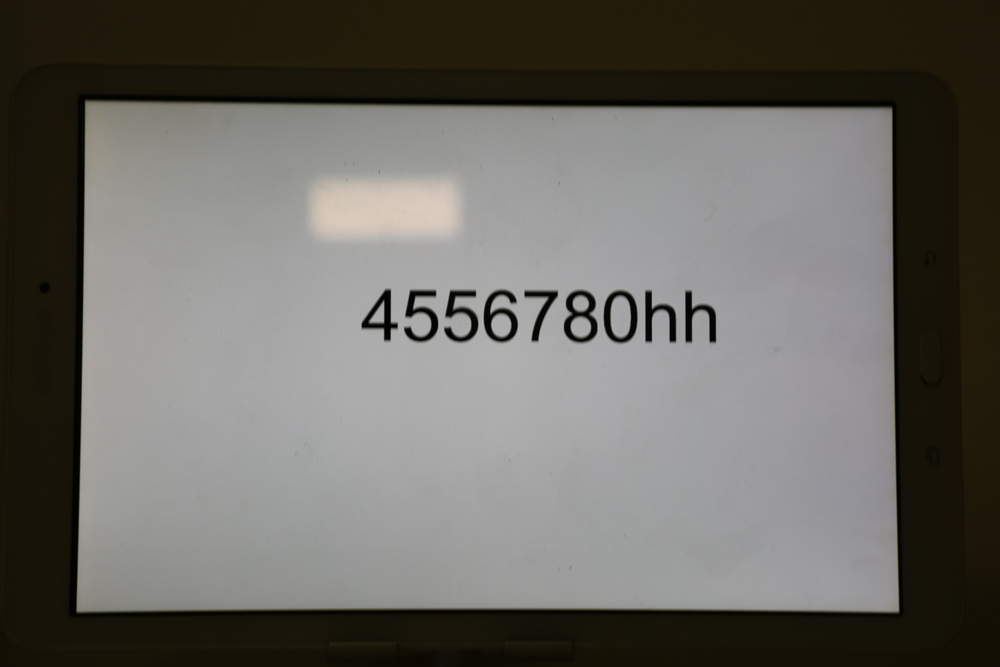
#> input picture todo/HD4A8925-7.jpg, 1000 x 667 px
$ python main.py
#> lines starting #> are read from the running program, lines starting #| are printed output that depends on the picture; after the words box and inside, x2 and y2 are one past the last pixel; in counts of white or black regions, pixels touching at a corner belong together
### convolution.py
#!bin/python

from PIL import Image, ImageEnhance, ImageFilter
import cv2
import os
import numpy as np

from skimage.exposure import rescale_intensity


tempDir='temp/convolved/'
tempDirConvolved='temp/convolved/temp'

#Kernel OUTLINE
outline = np.array((
	[-1, -1, 1],
	[-1, 8, -1],
	[-1, -1, -1]), dtype="int")


#FUNZIONE CHE ESEGUE MATERIALMENTE LA CONVOLUZIONE

def convolve(image, kernel):
	# grab the spatial dimensions of the image, along with
	# the spatial dimensions of the kernel
	(iH, iW) = image.shape[:2]
	(kH, kW) = kernel.shape[:2]

	# allocate memory for the output image, taking care to
	# "pad" the borders of the input image so the spatial
	# size (i.e., width and height) are not reduced
	pad = (kW - 1) // 2
	image = cv2.copyMakeBorder(image, pad, pad, pad, pad,
		cv2.BORDER_REPLICATE)
	output = np.zeros((iH, iW), dtype="float32")
    # loop over the input image, "sliding" the kernel across
	# each (x, y)-coordinate from left-to-right and top to
	# bottom
	for y in np.arange(pad, iH + pad):
		for x in np.arange(pad, iW + pad):
			# extract the ROI of the image by extracting the
			# *center* region of the current (x, y)-coordinates
			# dimensions
			roi = image[y - pad:y + pad + 1, x - pad:x + pad + 1]

			# perform the actual convolution by taking the
			# element-wise multiplicate between the ROI and
			# the kernel, then summing the matrix
			k = (roi * kernel).sum()

			# store the convolved value in the output (x,y)-
			# coordinate of the output image
			output[y - pad, x - pad] = k

            	# rescale the output image to be in the range [0, 255]
	output = rescale_intensity(output, in_range=(0, 255))
	output = (output * 255).astype("uint8")

	# return the output image
	return output


#FUNZIONE CHE A PARTIRE DALLE IMMAGINI CREA LE LORO CONVOLUZIONI
#E LE METTE NELLA CARTELLA TEMP E RESTITUISCE IL SUO PERCORSO

def convolveImage(immagineStop):
	# load the input image and convert it to grayscal
    image = cv2.imread(immagineStop)
    gray = cv2.cvtColor(image, cv2.COLOR_BGR2GRAY)
    subdir = tempDir
    filename = "{}.png".format(os.getpid())
    src = os.path.join(subdir,filename)
    convoleOutput = convolve(gray, outline)
    opencvOutput = cv2.filter2D(gray, -1, outline)
    #cv2.imwrite(filename, opencvOutput)
    cv2.imwrite(src,opencvOutput)
    im = Image.open(src) # the second one
    im = im.filter(ImageFilter.MedianFilter())
    enhancer = ImageEnhance.Contrast(im)
    im = enhancer.enhance(2)
    im = im.convert('1')
    convolvedImageFile = os.path.join(tempDir,filename)
    im.save(convolvedImageFile)
    return convolvedImageFile

### contorni.py
#!bin/python


from PIL import Image
import argparse
import cv2
import os
from convolution import convolveImage


scontornate ='temp/scontornate/'
bordered ='temp/bordered/'


def riconoscimentoContorni(filenameImage):
    # construct the argument parse and parse the arguments
    # #rawImage = cv2.imread('1.jpg')
    #####
    #Convoluzione dell'immagine
    ####
    convolvedImage = convolveImage(filenameImage)
    image =  cv2.imread(convolvedImage)
    gray = cv2.cvtColor(image, cv2.COLOR_BGR2GRAY)
    #--- performing Otsu threshold ---
    ret,thresh1 = cv2.threshold(gray, 0,255,cv2.THRESH_OTSU|cv2.THRESH_BINARY_INV)
    #cv2.imshow('thresh1', thresh1)
    #cv2.waitKey(0)
    #--- choosing the right kernel
    # --- kernel size of 3 rows (to join dots above letters 'i' and 'j')
    # #--- and 10 columns to join neighboring letters in words and neighboring words
    rect_kernel = cv2.getStructuringElement(cv2.MORPH_RECT, (150, 3))
    dilation = cv2.dilate(thresh1, rect_kernel, iterations = 1)
    #cv2.imshow('dilation', dilation)
    #cv2.waitKey(0)
    #---Finding contours ---
    contours, hierarchy = cv2.findContours(dilation, cv2.RETR_EXTERNAL, cv2.CHAIN_APPROX_NONE)
    im2 = image.copy()
    #print (contours[0])
    #QUI BISOGNA PRENDERE l'array piu grande.
    #per il contorno identificato dalla matricola sono circa 2300 pixel per il rettangolo piu grande.
    #il piu piccolo scende a 300
    #print(len(contours[0]))
    arrayConParola=contours[0]
    for (subarray) in contours:
        if (len(subarray) > len(arrayConParola)):
            arrayConParola=subarray
    #print (len(arrayConParola))
    x, y, w, h = cv2.boundingRect(arrayConParola)
    cv2.rectangle(im2, (x, y), (x + w, y + h), (0, 255, 0), 2)
    #cv2.imshow('final', im2)
    #cv2.waitKey(0)
    crop_img = image[y:y+h, x:x+w]
    #cv2.imshow("cropped", crop_img)
    #cv2.waitKey(0)
    filename = "{}.png".format(os.getpid())
    immagineScontornata = os.path.join(scontornate,filename)
    cv2.imwrite(immagineScontornata, crop_img)
    #return immagineScontornata
    immagineBordered=addBordersToImage(immagineScontornata)
    return immagineBordered


def addBordersToImage(filename):
    temp = cv2.imread(filename)
    color = [255, 255, 255] # 'cause purple!
    # border widths; I set them all to 150
    top, bottom, left, right = [100]*4
    borderType = cv2.BORDER_CONSTANT
    img_with_border = cv2.copyMakeBorder(temp, top, bottom, left, right, borderType, value=color)
    filenamebordi = "bordi.jpg".format(os.getpid())
    immagineScontornata = os.path.join(bordered,filenamebordi)
    cv2.imwrite(immagineScontornata, img_with_border)
    return immagineScontornata

### tesseract.py
#!bin/python


import pytesseract
from PIL import Image


#Copiato trained data arial
#Su
#/usr/share/tesseract-ocr/4.00/tessdata/Arial


def returnTextFromImage(imageName):
    im = Image.open(imageName)
    im.convert('1', dither=Image.NONE)
    text = pytesseract.image_to_string(im,lang='Arial')
    return text

### main.py
#!bin/python

from convolution import convolveImage
from contorni import riconoscimentoContorni
from tesseract import returnTextFromImage
import os
from foldermanager import createDir, copiaFoto
import cv2
import numpy as np

cartellaFoto ='todo/'

cartellaTemp='temp/'


folderClassified='done/'
#cartellaClassificateSenzaBollino='done/senzaBollino/'
#cartellaClassificateConBollino='done/conBollino/'

limitPixelOverExposed=2000
def istogram(immagine):
    img = cv2.imread(immagine) #reads image data
    color = ('b')
    histr = cv2.calcHist([img],[0],None,[256],[0,256])
    overexposed=histr[200:255]
    total = np.sum(overexposed)
    return total


def avviaRecuperoTesto(filename):
    convolvedImage= convolveImage(filename)
    immagineDaRiconoscere= riconoscimentoContorni(convolvedImage)
    print (immagineDaRiconoscere)
    matricola = returnTextFromImage(immagineDaRiconoscere)
    return matricola

def classifica():
    for subdir, dirs, files in os.walk(cartellaFoto):
        if files:
            files.sort()
            tempFolder=''
            for file in files:
                print (file)
                src = os.path.join(subdir,file)
                pixelOverexposed = istogram(src)
#> in istogram, img is the input picture: shape (667, 1000, 3); mean B, G, R 98.2, 103.5, 105.3
#> in istogram, `histr = cv2.calcHist([img],[0],None,[256],[0,256])`: histr = 256 values, max 73644 at index 9, min 0 at index 192, mean 2605.5
#> in istogram, `overexposed=histr[200:255]`: overexposed = 55 values from 0 to 0
#> in istogram, `total = np.sum(overexposed)`: total = 0
                print (pixelOverexposed)
                if (pixelOverexposed<=limitPixelOverExposed):
                    print ("immagine stop")
                    print ("cropping")
                    src = os.path.join(subdir,file)
                    matricola= avviaRecuperoTesto(src)
                    print (matricola)
                    tempFolder=matricola
                    createDir(matricola,folderClassified)
                else:
                    print ("")
                    copiaFoto(tempFolder,src,folderClassified)


def main():
    classifica()
#| 0.0
#> after the loop in convolve, `for y in np.arange(pad, iH + pad):`:
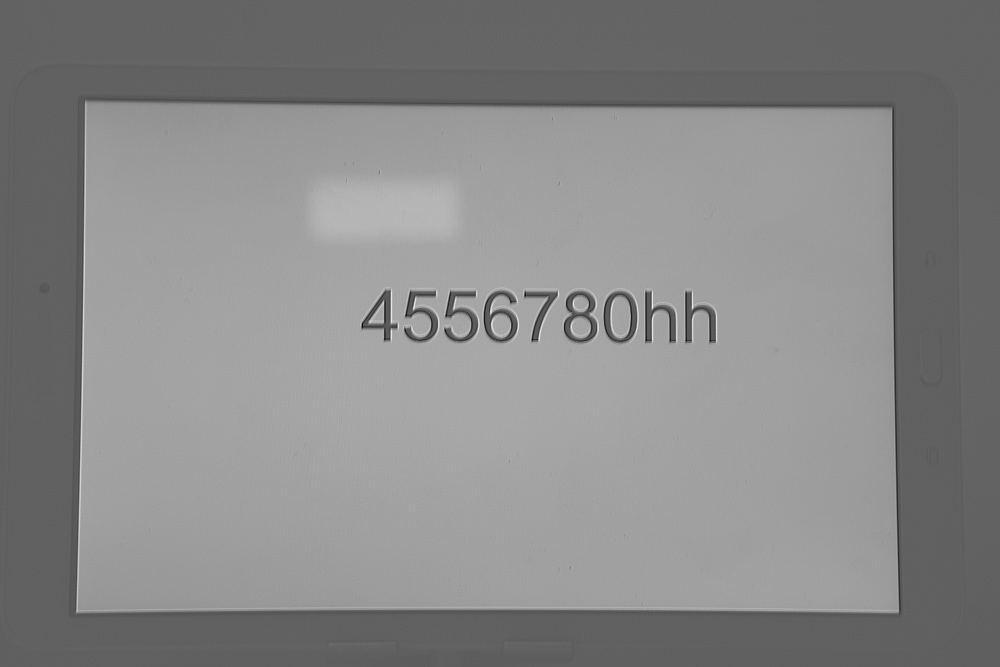
#> output: shape (667, 1000) float32; min -389, max 731, mean 206.8; drawn with min black and max white
#> in convolveImage, `im = im.convert('1')`: im: PIL image 1000x667 1; 60.6% white; 10 black regions, largest, box (x1, y1, x2, y2) and area: (0, 0, 1000, 667) 256611, (564, 291, 597, 343) 757, (484, 291, 518, 343) 724
#> in convolve (call 2), `image = cv2.copyMakeBorder(image, pad, pad, pad, pad, cv2.BORDER_REPLI..`:
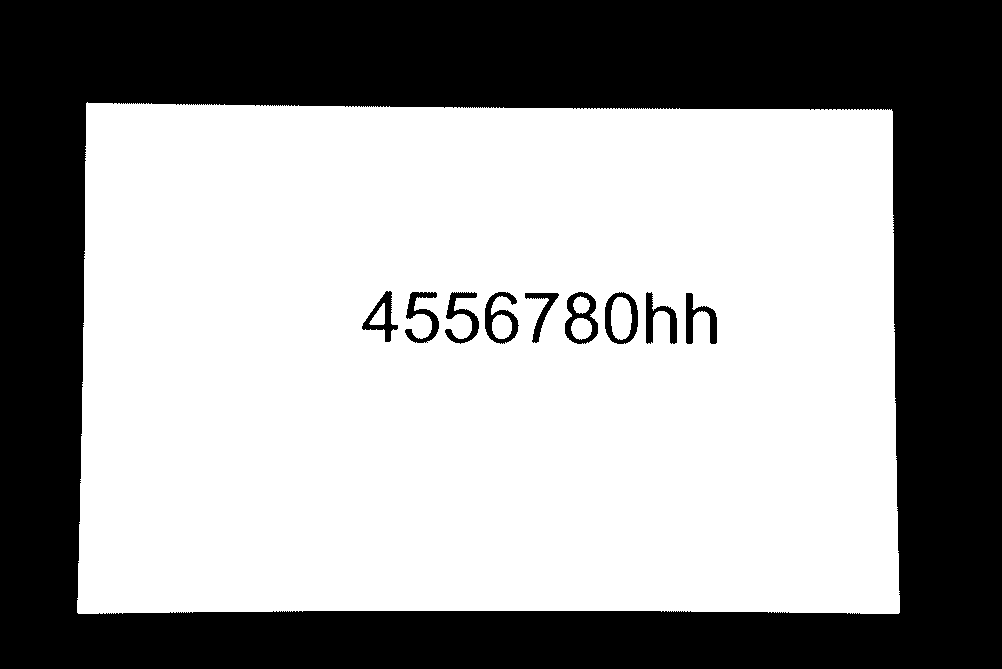
#> image: shape (669, 1002); 60.3% white; 10 black regions, largest, box (x1, y1, x2, y2) and area: (0, 0, 1002, 669) 259949, (565, 292, 598, 344) 757, (485, 292, 519, 344) 724
#> after the loop in convolve (call 2), `for y in np.arange(pad, iH + pad):`:
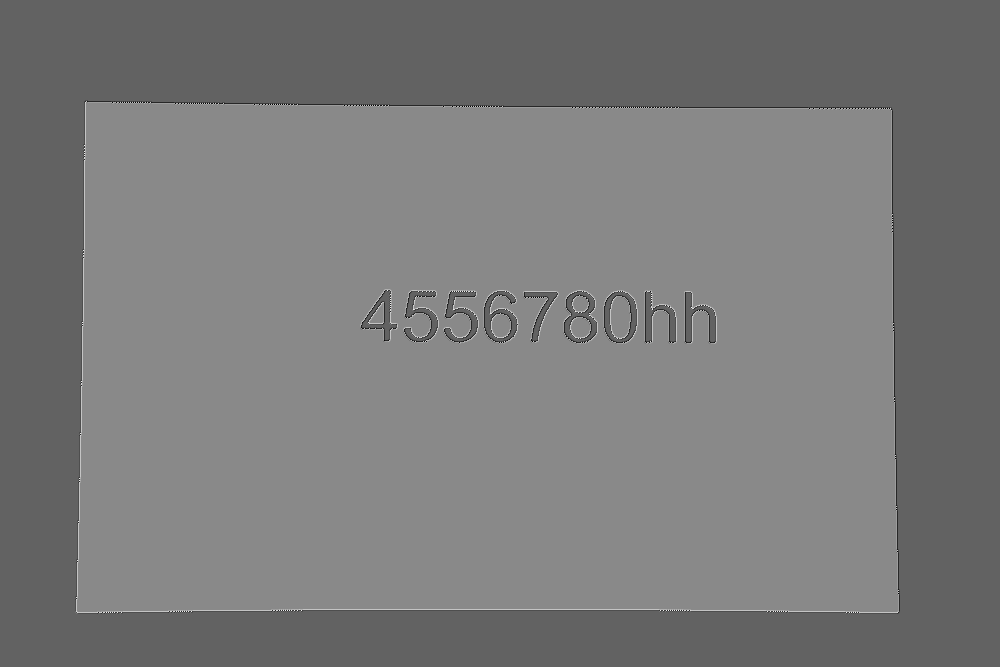
#> output: shape (667, 1000) float32; min -1275, max 2040, mean 309.2; drawn with min black and max white
#> in convolve (call 2), `output = rescale_intensity(output, in_range=(0, 255))`: output: shape (667, 1000) float32; values 0 (black) and 1 (white), 60.7% white; 10 black regions, largest, box (x1, y1, x2, y2) and area: (0, 0, 1000, 667) 256592, (564, 291, 597, 343) 730, (484, 291, 518, 343) 702
#> in convolveImage (call 2), `im = im.filter(ImageFilter.MedianFilter())`: im: PIL image 1000x667 L; 60.7% white; 10 black regions, largest, box (x1, y1, x2, y2) and area: (0, 0, 1000, 667) 256538, (564, 291, 597, 343) 733, (484, 291, 517, 343) 699
#> in riconoscimentoContorni, `ret,thresh1 = cv2.threshold(gray, 0,255,cv2.THRESH_OTSU|cv2.THRESH_BIN..`:
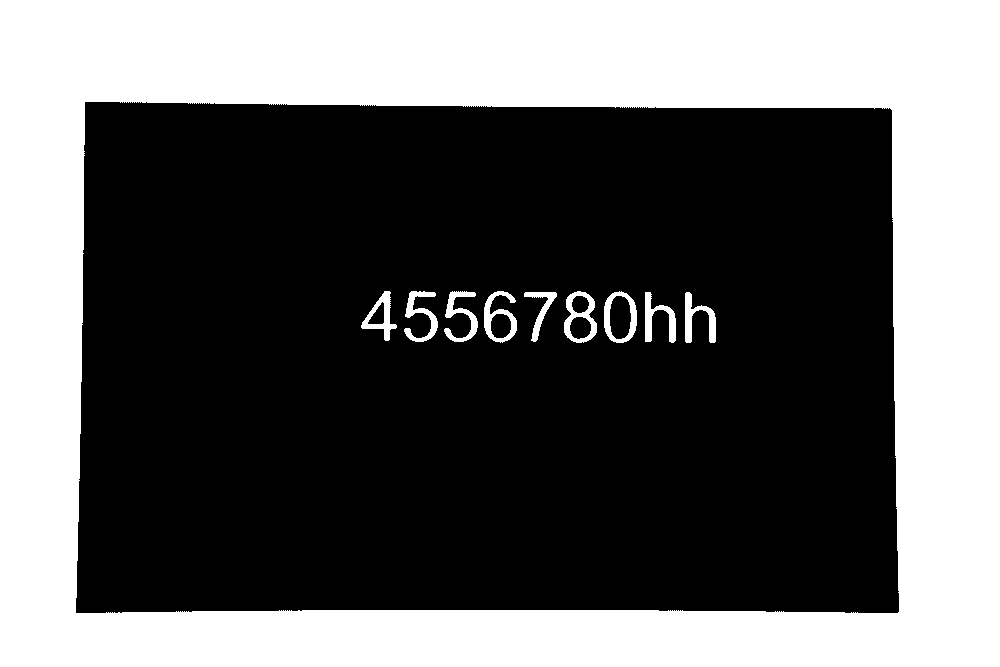
#> thresh1: shape (667, 1000); 39.3% white; 10 white regions, largest, box (x1, y1, x2, y2) and area: (0, 0, 1000, 667) 256538, (564, 291, 597, 343) 733, (484, 291, 517, 343) 699
#> in riconoscimentoContorni, `dilation = cv2.dilate(thresh1, rect_kernel, iterations = 1)`:
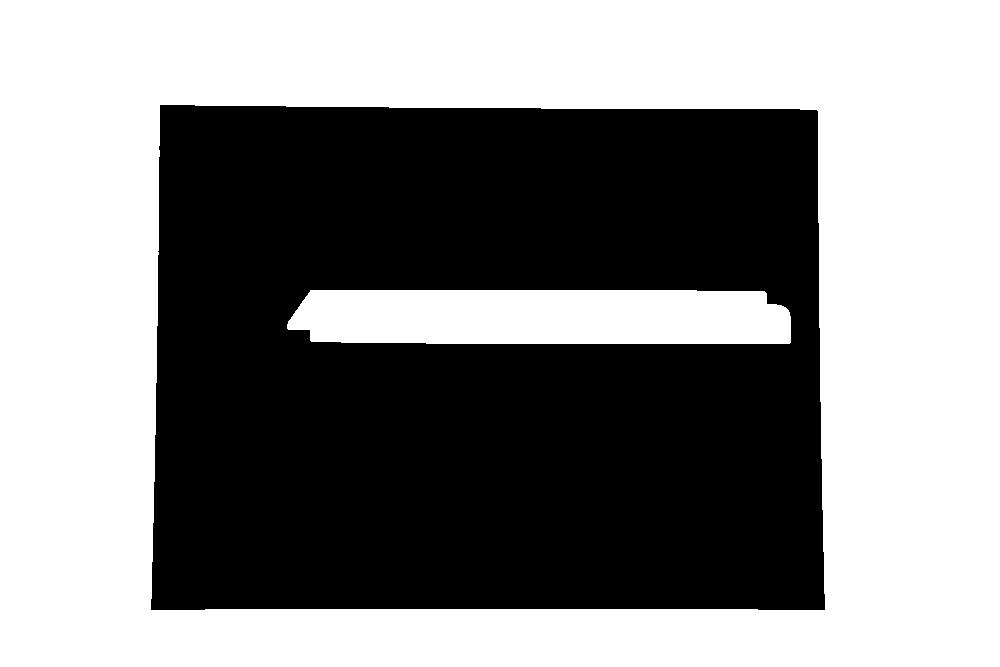
#> dilation: shape (667, 1000); 54% white; 1 black region
#> in riconoscimentoContorni, `contours, hierarchy = cv2.findContours(dilation, cv2.RETR_EXTERNAL, cv..`: contours = 1 contour; box (x1, y1, x2, y2) and area: (0, 0, 1000, 667) 665334
#> in riconoscimentoContorni, `arrayConParola=contours[0]`: arrayConParola = contour of 3330 points, box (x1, y1, x2, y2) (0, 0, 1000, 667), area 665334
#> the loop in riconoscimentoContorni, `for (subarray) in contours:` made 1 pass
#> in riconoscimentoContorni, `x, y, w, h = cv2.boundingRect(arrayConParola)`: x = 0; w = 1000; h = 667
#> in riconoscimentoContorni, `cv2.rectangle(im2, (x, y), (x + w, y + h), (0, 255, 0), 2)`:
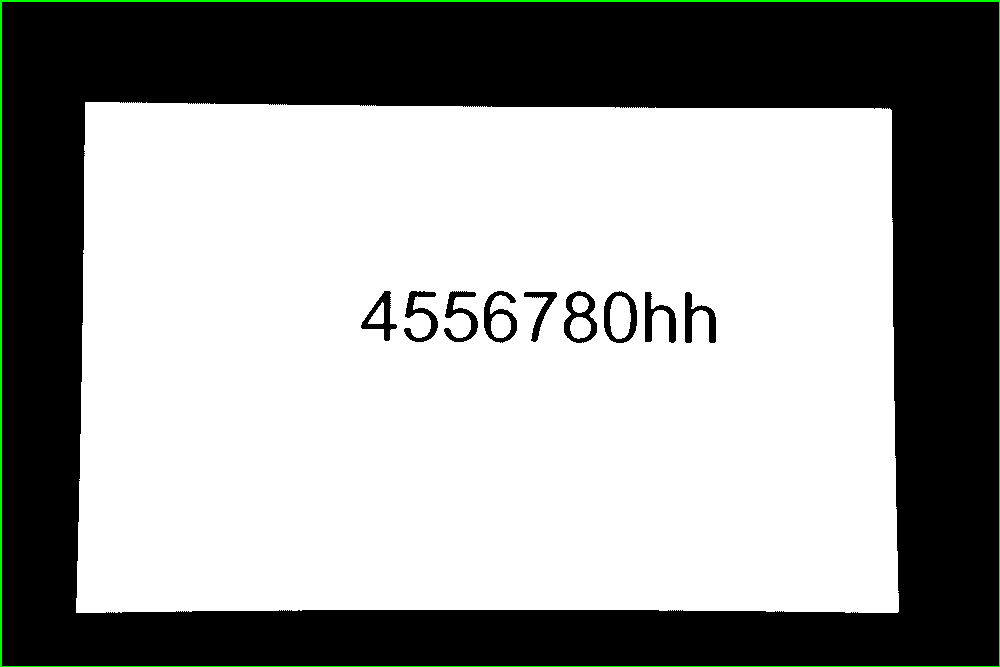
#> im2: shape (667, 1000, 3); mean B, G, R 154.7, 156.6, 154.7
#> in addBordersToImage, `img_with_border = cv2.copyMakeBorder(temp, top, bottom, left, right, b..`:
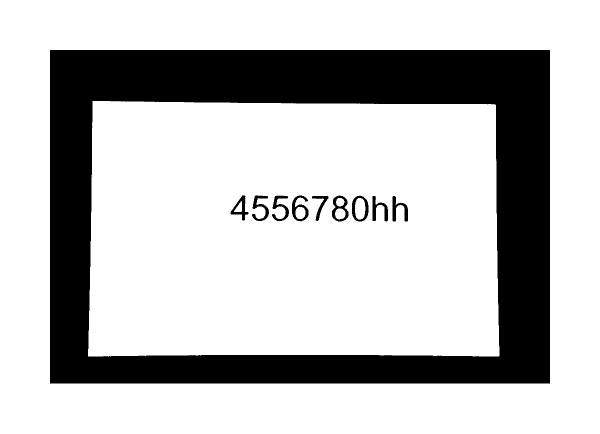
#> img_with_border: shape (867, 1200, 3) (shown at 1/2 size); 74.8% white; 10 black regions, largest, box (x1, y1, x2, y2) and area: (100, 100, 1100, 767) 256538, (664, 391, 697, 443) 733, (584, 391, 617, 443) 699
#> (the call stopped at in returnTextFromImage, `text = pytesseract.image_to_string(im,lang='Arial')`: pytesseract is not available in this run)


if __name__ == "__main__":
    main()
